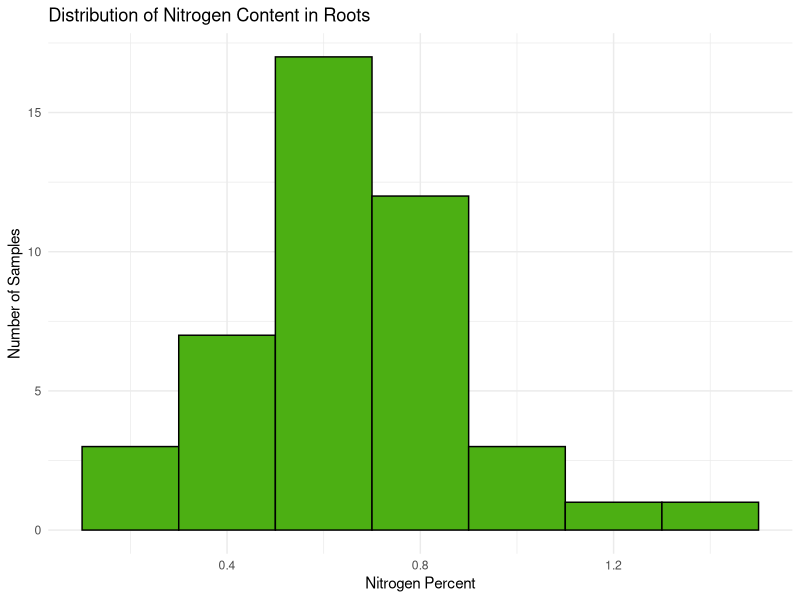
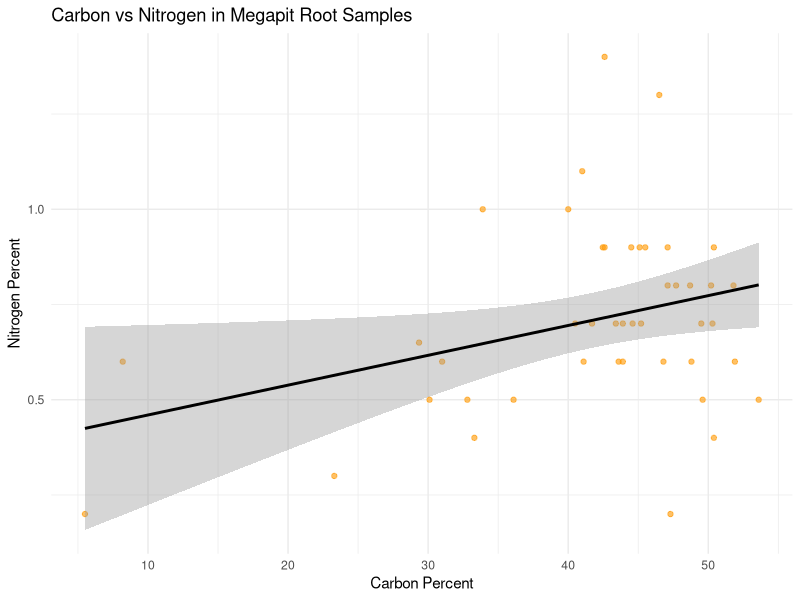
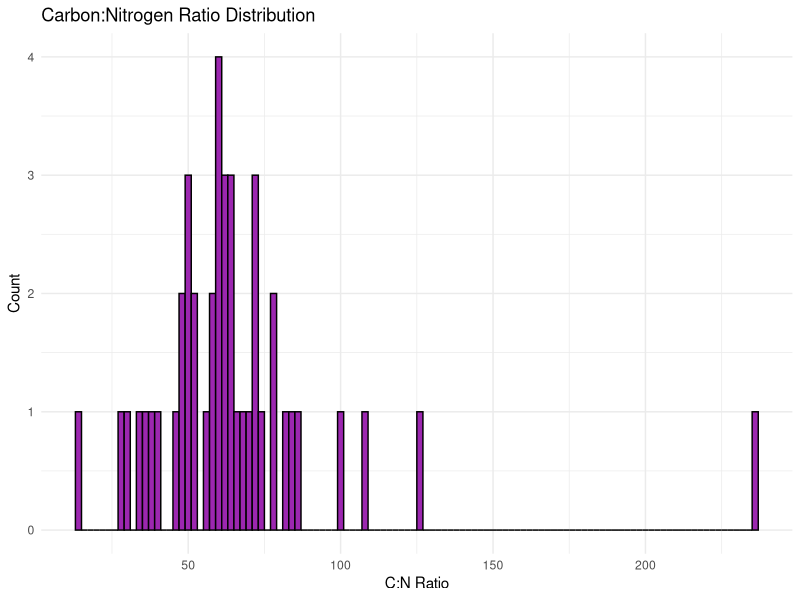
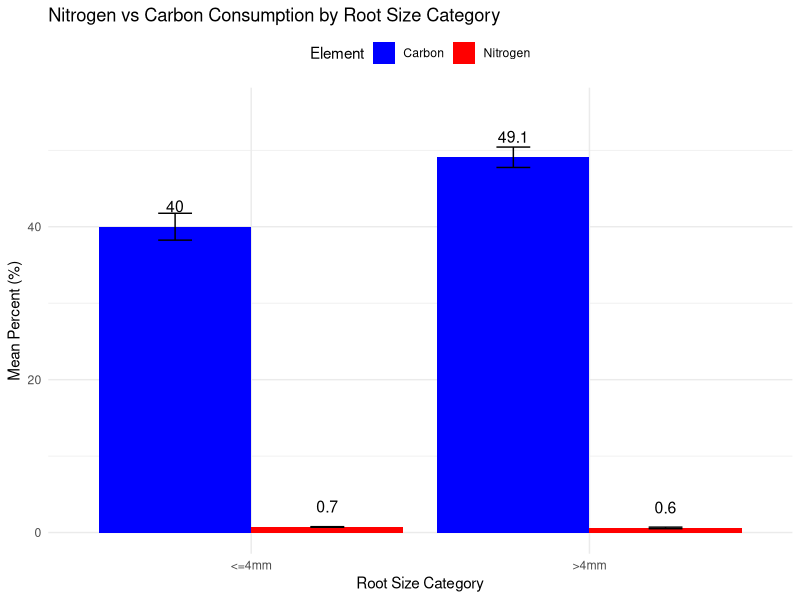

Generate these figures, in order, with R: (Note: this script raises an error after producing the figures.)
## ---- chunk 1
knitr::opts_chunk$set(echo = FALSE,
                      message = FALSE,
                      warning = FALSE)
## ---- chunk 2
#Load required packages
library("dplyr")
library("tidyr")
library("ggplot2")
library("readr")
library("lubridate")

#Load pre-downloaded NEON data from /data/raw_data/
megapit_cn <- read.csv("data/raw_data/megapit_carbon_nitrogen.csv")
#megapit_biomass <- read.csv("data/raw_data/megapit_biomass.csv")
soil_bulk <- read.csv("data/raw_data/soil_bulk_density.csv")

## ---- chunk 3

# Plot Time! Nitrogen % Distrubution 

# Plot 1: Nitrogen Distribution
p1 <- ggplot(megapit_cn, aes(x = nitrogenPercent)) +
  geom_histogram(binwidth = 0.2, fill = "#4CAF13", color = "black") +
  labs(title = "Distribution of Nitrogen Content in Roots",
       x = "Nitrogen Percent",
       y = "Number of Samples") +
  theme_minimal()
print(p1)



# Plot 2: Carbon vs Nitrogen
p2 <- ggplot(megapit_cn, aes(x = carbonPercent, y = nitrogenPercent)) +
  geom_point(alpha = 0.6, color = "#FF9800") +
  geom_smooth(method = "lm", se = TRUE, color = "black") +
  labs(title = "Carbon vs Nitrogen in Megapit Root Samples",
       x = "Carbon Percent",
       y = "Nitrogen Percent") +
  theme_minimal()
print(p2)



# Plot 3: C:N Ratio
megapit_cn$cn_ratio <- megapit_cn$carbonPercent / megapit_cn$nitrogenPercent
p3 <- ggplot(megapit_cn, aes(x = cn_ratio)) +
  geom_histogram(binwidth = 2, fill = "#9C27B0", color = "black") +
  labs(title = "Carbon:Nitrogen Ratio Distribution",
       x = "C:N Ratio",
       y = "Count") +
  theme_minimal()
print(p3)




# Plot for Megapit root carbon-nitrogen consumption as Nitrogen Vs Carbon

# Step 1: Subset and join
carbon_nitrogen <- read.csv("data/raw_data/megapit_carbon_nitrogen.csv")
root_sample <- read.csv("data/raw_data/megapit_root_samples.csv")  

joined_data <- carbon_nitrogen %>%
  left_join(root_sample, by = join_by(cnSampleID == sampleID))

# Step 2: Filter usable rows
filtered_data <- joined_data %>%
  filter(!is.na(sizeCategory),
         !is.na(nitrogenPercent),
         !is.na(carbonPercent))

# Step 3: Pivot to long format
long_data <- filtered_data %>%
  pivot_longer(cols = c(nitrogenPercent, carbonPercent),
               names_to = "element",
               values_to = "percent")

# Step 4: Summarize mean + standard error for error bars
summary_data <- long_data %>%
  group_by(sizeCategory, element) %>%
  summarise(mean_percent = mean(percent),
            se = sd(percent) / sqrt(n()), .groups = "drop")

# Step 5: Create bar plot with error bars and data labels
ggplot(summary_data, aes(x = sizeCategory, y = mean_percent, fill = element)) +
  geom_bar(stat = "identity", position = position_dodge(width = 0.9)) +
  geom_errorbar(aes(ymin = mean_percent - se, ymax = mean_percent + se),
                position = position_dodge(width = 0.9),
                width = 0.2) +
  geom_text(aes(label = round(mean_percent, 1)),
            position = position_dodge(width = 0.9),
            vjust = -1.2, size = 4) +
  scale_fill_manual(values = c("carbonPercent" = "blue",
                               "nitrogenPercent" = "red"),
                    labels = c("Carbon", "Nitrogen")) +
  labs(title = "Nitrogen vs Carbon Consumption by Root Size Category",
       x = "Root Size Category",
       y = "Mean Percent (%)",
       fill = "Element") +
  theme_minimal() +
  theme(legend.position = "top") +
  expand_limits(y = max(summary_data$mean_percent + summary_data$se, na.rm = TRUE) + 5)






## ---- chunk 4

#Download DEJU soil bulk density data
soil_data <- loadByProduct(dpID = "DP1.00096.001", site = c("DEJU"), check.size = FALSE)
soil_bulk <- soil_data[["mgp_perbulksample"]]

#Save and reload (optional for reproducibility)
write.csv(soil_bulk, "data/raw_data/soil_bulk_density.csv", row.names = FALSE)
soil_bulk <- read.csv("data/raw_data/soil_bulk_density.csv")

#Load megapit root carbon/nitrogen data
megapit_cn <- read.csv("data/raw_data/megapit_carbon_nitrogen.csv")

#Merge on siteID and domainID (best available match)
merged_soil_root <- megapit_cn %>%
  left_join(soil_bulk, by = c("siteID", "domainID")) %>%
  filter(!is.na(nitrogenPercent),
         !is.na(carbonPercent),
         !is.na(bulkDensExclCoarseFrag))  # Only available soil numeric

#Plot 1: Soil Bulk Density vs. Root Nitrogen
p1 <- ggplot(merged_soil_root, aes(x = bulkDensExclCoarseFrag, y = nitrogenPercent)) +
  geom_point(color = "#2E7D32", alpha = 0.6) +
  geom_smooth(method = "lm", color = "black", se = TRUE) +
  labs(title = "Soil Bulk Density vs. Root Nitrogen",
       x = "Bulk Density (g/cm³, excluding coarse fragments)",
       y = "Root Nitrogen (%)") +
  theme_minimal()
print(p1)

#Plot 2: Soil Bulk Density vs. Root Carbon
p2 <- ggplot(merged_soil_root, aes(x = bulkDensExclCoarseFrag, y = carbonPercent)) +
  geom_point(color = "#6D4C41", alpha = 0.6) +
  geom_smooth(method = "lm", color = "black", se = TRUE) +
  labs(title = "Soil Bulk Density vs. Root Carbon",
       x = "Bulk Density (g/cm³, excluding coarse fragments)",
       y = "Root Carbon (%)") +
  theme_minimal()
print(p2)

#Plot 3: Soil Bulk Density vs. Root C:N Ratio
merged_soil_root <- merged_soil_root %>%
  mutate(cn_ratio = carbonPercent / nitrogenPercent)

p3 <- ggplot(merged_soil_root, aes(x = bulkDensExclCoarseFrag, y = cn_ratio)) +
  geom_point(color = "#9C27B0", alpha = 0.6) +
  geom_smooth(method = "lm", color = "black", se = TRUE) +
  labs(title = "Soil Bulk Density vs. Root C:N Ratio",
       x = "Bulk Density (g/cm³, excluding coarse fragments)",
       y = "Root C:N Ratio") +
  theme_minimal()
print(p3)

#Summary:
#DEJU lacks direct soil nitrogen or carbon chemistry data, bulk density provides
#indirect insight into soil compaction and porosity, which may influence nutrient availability
#and root nutrient content.

